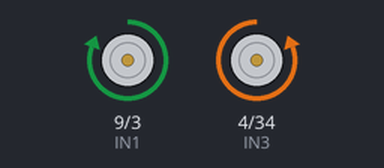
Bench run of a sketch on a simulated ESP32. Parts: motor-driver pin pairs drawn as motors (green arrow = first pin HIGH = forward, orange = second pin HIGH = backward, longer = more drive, scaled by the enable pin).

Above: at 0.5 s.
At 1.5 s:
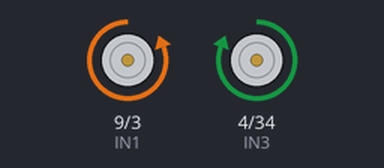
At 2.5 s:
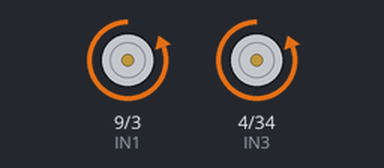
At 4.5 s:
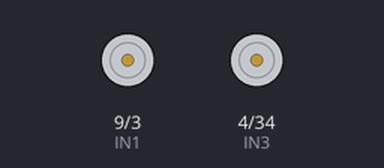
Timing chart, 0 to 6.5 s (numbered marks = the images above):
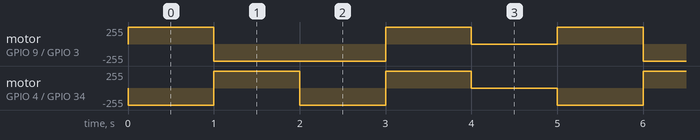

The sketch:

Car.ino
```cpp
int ENA = D9;
int ENB = A5;

const int IN1 = D10;
const int IN2 = D2;
const int IN3 = D3;
const int IN4 = A6;

static void turn_right(void);
static void turn_left(void);
static void go_forward(void);
static void go_back(void);
static void stop(void);
static void test(void);

void setup()
{
  pinMode(ENA, OUTPUT);
  pinMode(ENB, OUTPUT);
  pinMode(IN1, OUTPUT);
  pinMode(IN2, OUTPUT);
  pinMode(IN3, OUTPUT);
  pinMode(IN4, OUTPUT);
}

void loop()
{
  turn_right();
  delay(1000);
  turn_left();
  delay(1000);
  go_forward();
  delay(1000);
  go_back();
  delay(1000);
  stop();
  delay(1000);
}

static void test(void)
{
  digitalWrite(ENA, HIGH);
  digitalWrite(ENB, HIGH);

  digitalWrite(IN1, LOW);
  digitalWrite(IN3, LOW);
  digitalWrite(IN2, HIGH);
  digitalWrite(IN4, HIGH);
}

static void turn_right(void)
{
  digitalWrite(ENA, HIGH);
  digitalWrite(ENB, HIGH);

  digitalWrite(IN1, HIGH);
  digitalWrite(IN3, LOW);
  digitalWrite(IN2, LOW);
  digitalWrite(IN4, HIGH);
}

static void turn_left(void)
{
  digitalWrite(ENA, HIGH);
  digitalWrite(ENB, HIGH);

  digitalWrite(IN1, LOW);
  digitalWrite(IN3, HIGH);
  digitalWrite(IN2, HIGH);
  digitalWrite(IN4, LOW);
}

static void go_forward(void)
{
  digitalWrite(ENA, HIGH);
  digitalWrite(ENB, HIGH);

  digitalWrite(IN1, LOW);
  digitalWrite(IN3, LOW);
  digitalWrite(IN2, HIGH);
  digitalWrite(IN4, HIGH);
}

static void go_back(void)
{
  digitalWrite(ENA, HIGH);
  digitalWrite(ENB, HIGH);

  digitalWrite(IN1, HIGH);
  digitalWrite(IN3, HIGH);
  digitalWrite(IN2, LOW);
  digitalWrite(IN4, LOW);
}

static void stop(void)
{
  digitalWrite(ENA, LOW);
  digitalWrite(ENB, LOW);

  digitalWrite(IN1, LOW);
  digitalWrite(IN3, LOW);
  digitalWrite(IN2, LOW);
  digitalWrite(IN4, LOW);
}
```

Measured:
- by itself, motor on GPIO 9 (IN1) / GPIO 3 (IN2): repeats every 5.0 s: backward 255/255 2.0 s, forward 255/255 1.0 s, stopped 1.0 s, forward 255/255 1.0 s
- by itself, motor on GPIO 4 (IN3) / GPIO 34 (IN4): repeats every 5.0 s: forward 255/255 1.0 s, backward 255/255 1.0 s, forward 255/255 1.0 s, stopped 1.0 s, backward 255/255 1.0 s
